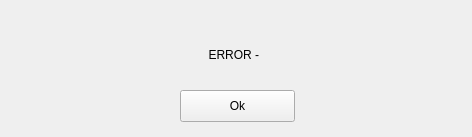
<?xml version="1.0" encoding="UTF-8"?>
<ui version="4.0">
 <class>ErrorWindow</class>
 <widget class="QWidget" name="ErrorWindow">
  <property name="geometry">
   <rect>
    <x>0</x>
    <y>0</y>
    <width>472</width>
    <height>137</height>
   </rect>
  </property>
  <property name="windowTitle">
   <string>Form</string>
  </property>
  <widget class="QLabel" name="label_Error">
   <property name="geometry">
    <rect>
     <x>40</x>
     <y>40</y>
     <width>391</width>
     <height>31</height>
    </rect>
   </property>
   <property name="text">
    <string>&lt;html&gt;&lt;head/&gt;&lt;body&gt;&lt;p align=&quot;center&quot;&gt;ERROR - &lt;/p&gt;&lt;/body&gt;&lt;/html&gt;</string>
   </property>
  </widget>
  <widget class="QPushButton" name="pushButtonOK">
   <property name="geometry">
    <rect>
     <x>180</x>
     <y>90</y>
     <width>115</width>
     <height>32</height>
    </rect>
   </property>
   <property name="text">
    <string>Ok</string>
   </property>
  </widget>
 </widget>
 <resources/>
 <connections/>
</ui>
